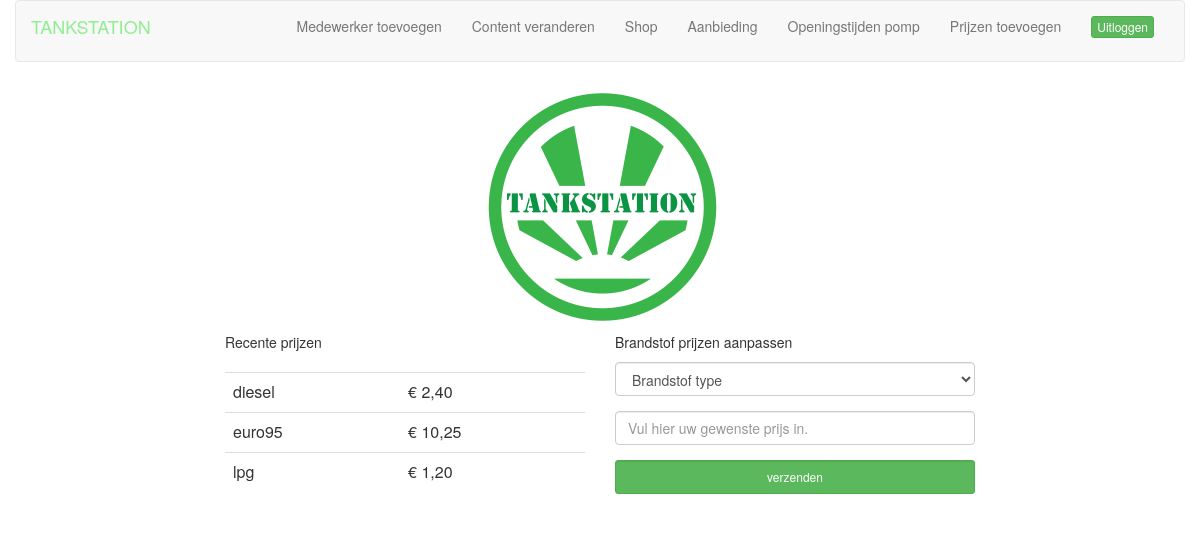
The page /brandstof_prijzen.php on the database its author committed.
### tables this page shows
CREATE TABLE IF NOT EXISTS `banners` (
  `id` int(11) NOT NULL AUTO_INCREMENT,
  `title` varchar(50) NOT NULL,
  `content` varchar(50) NOT NULL,
  `post_thumbnail` varchar(255) NOT NULL,
  `locatie_id` int(11) NOT NULL,
  PRIMARY KEY (`id`)
);

CREATE TABLE IF NOT EXISTS `fuel` (
  `id` int(3) NOT NULL AUTO_INCREMENT,
  `locatie_id` int(5) NOT NULL,
  `brandstof` varchar(50) NOT NULL,
  `prijzen` varchar(100) NOT NULL,
  `datum` timestamp NULL DEFAULT NULL,
  PRIMARY KEY (`id`)
);

### brandstof_prijzen.php (the view, shortened to what this page needs)
<?php
include 'header.php';
?>
<!doctype html>
<html>
<head>
</head>
<body>
<div class="container-fluid">
    <div class="row">
        <div class="col-lg-4 col-md-4 col-sm-4"></div>
        <div class="col-lg-4 col-md-4 col-sm-4">
            <?php $sqli = "SELECT post_thumbnail from banners ORDER BY id DESC LIMIT 1";
            $result = mysqli_query($con,$sqli);
            while ($row = $result->fetch_assoc()) {
                echo "<img src='assets/img/logo-brandstof.png' alt='index_logo' class='img-rounded center-block img-responsive'>";
            }?>
        </div>
        <div class="col-lg-4 col-md-4 col-sm-4"></div>
    </div>
<div class="row">
<div class="col-lg-2 col-md-2 col-sm-2"></div>
<div class="col-lg-4 col-md-4 col-sm-4">
    <p>Recente prijzen</p>
    <table class="table table-responsive">
        <tr>
            <div class="form-group">
                <?php
                $results = $con->query("SELECT * FROM fuel WHERE brandstof='DIESEL' ORDER BY datum DESC LIMIT 1");
                if($row = $results->num_rows > 0) {
                    while($row = $results->fetch_object()) {
                        echo "<h4><td>". $row->brandstof. "</td></h4>" ." <h3><td> &euro; ".$row->prijzen."</td></h3> ";
                    }
                }
                ?>
            </div>
        </tr>
        <tr>
            <div class="form-group">
                <?php
                $results = $con->query("SELECT * FROM fuel WHERE brandstof='EURO95' ORDER BY datum DESC LIMIT 1");
                if($row = $results->num_rows > 0) {
                    while($row = $results->fetch_object()) {
                        echo "<h4><td>". $row->brandstof. "</td></h4>" ." <h3><td> &euro; ".$row->prijzen."</td></h3> ";
                    }
                }
                ?>
            </div>
        </tr>
        <tr>
            <div class="form-group">
                <?php
                $results = $con->query("SELECT * FROM fuel WHERE brandstof='LPG' ORDER BY datum DESC LIMIT 1");
                if($row = $results->num_rows > 0) {
                    while($row = $results->fetch_object()) {
                        echo "<h4><td>". $row->brandstof. "</td></h4>" ." <h3><td> &euro; ".$row->prijzen."</td></h3> ";
                    }
                }
                ?>
            </div>
        </tr>
    </table>
</div>
<div class="col-lg-4 col-md-4 col-sm-4">
    <p>Brandstof prijzen aanpassen</p>
    <form action="" method="post">
                    <div class="form-group">
                        <select  class="form-control" name="brandstof">
                    <option value="">Brandstof type</option>
                        </select>
                        </div>
                <div class="form-group">
                    <input class="form-control" type="text" placeholder="Vul hier uw gewenste prijs in." name="prijzen">
                    </div>
        <div class="form-group">
        <input type="submit" class="btn btn-success btn-xs form-control" name="submit" value="verzenden" >
            </div>
    </form>
</body>
</html>
<div class="col-lg-2 col-md-2 col-sm-2"></div>
</body>
</html>

### assets/css/style.css (style rules this page uses)
html, body { height: 100%; width: 100%; }

### rows shown on the page
fuel: brandstof "diesel", prijzen "2,40"
fuel: brandstof "euro95", prijzen "10,25"
fuel: brandstof "lpg", prijzen "1,20"
